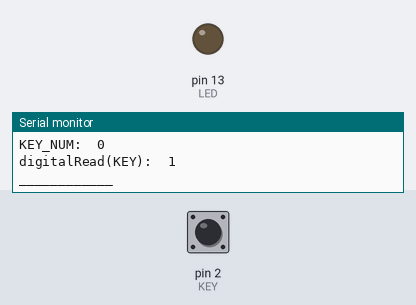
Recording of a sketch running on a simulated Arduino Uno, built with avr-gcc and run on an emulated ATmega328P. Parts: output pins drawn as LEDs (lit = HIGH), the last lines printed to the serial monitor. The test bench sets the inputs (shaded band); at power-on: pin 2 (KEY) HIGH.

Above: at 1.2 s.
1.3 s: pin 2 (KEY) pulled LOW for 0.15 s
At 2.5 s:
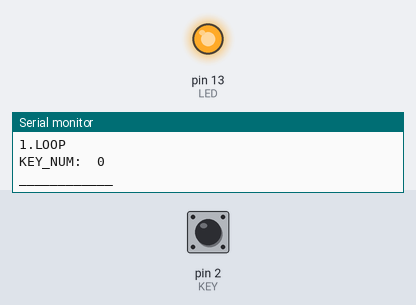
3.1 s: pin 2 (KEY) pulled LOW for 1 s
At 5.3 s:
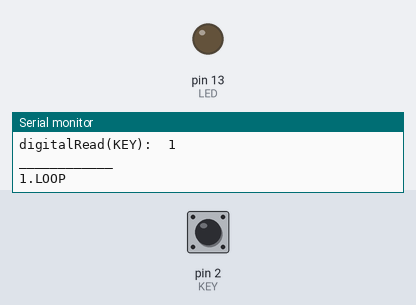
5.7 s: pin 2 (KEY) pulsed LOW 2 times (0.12 s each, 0.3 s apart)
At 7.6 s:
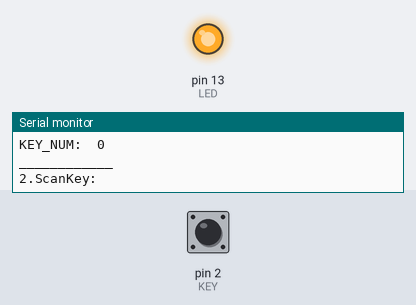
9.3 s: pin 2 (KEY) pulled LOW for 3.2 s
At 13.8 s:
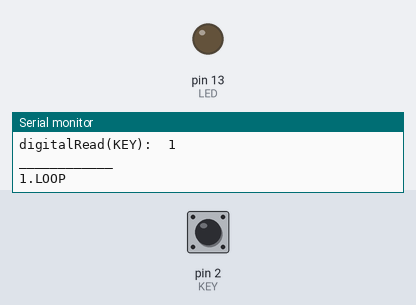
14.1 s: pin 2 (KEY) pulsed LOW 5 times (0.12 s each, 0.3 s apart)
At 15.1 s:
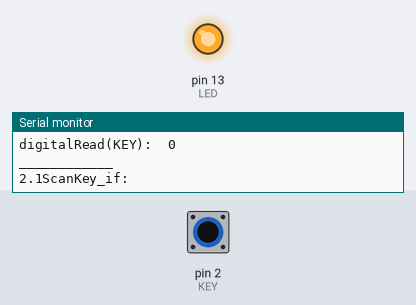
Timing chart, 0 to 17.1 s (numbered marks = the images above; inputs shaded):
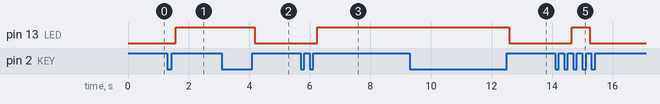

Measured:
- after the input at 1.3 s, pin 13 (LED): LOW → HIGH after 0.27 s
- after the input at 3.1 s, pin 13 (LED): HIGH → LOW after 1.1 s
- after the input at 5.7 s, pin 13 (LED): LOW → HIGH after 0.55 s
- after the input at 9.3 s, pin 13 (LED): HIGH → LOW after 3.3 s
- after the input at 14.1 s, pin 13 (LED): LOW → HIGH after 0.55 s, → LOW 0.60 s later

The sketch:

LESSON3.ino
```cpp
/******************************************************************************
----------------本例程仅供学习使用，未经作者允许，不得用于其他用途。-----------
------------------------版权所有，仿冒必究！-----------------------------------
----------------1.开发环境:Arduino IDE-----------------------------------------
----------------2.测试使用开发板型号：Arduino Leonardo or Arduino UNO R3-------
----------------3.单片机使用晶振：16M------------------------------------------
----------------4.淘宝网址：Ilovemcu.taobao.com--------------------------------
----------------------------epic-mcu.taobao.com--------------------------------
----------------5.作者：神秘藏宝室---------------------------------------------
******************************************************************************/
#define LED 13
#define KEY 2

int KEY_NUM = 0;			//按键键值存放变量，非1说明有按键按下

void setup()
{
  Serial.begin(9600);
  pinMode(LED,OUTPUT);					//定义LED为输出引脚
  pinMode(KEY,INPUT_PULLUP);		//定义KEY为带上拉输入引脚
  // Serial.flush();
}

void loop()
{
  ScanKey();						        //按键扫描程序，当按键按下时候，该子程序会修改KEY_NUM的值

  Serial.println("1.LOOP");
  Serial.print("KEY_NUM:  ");
  Serial.println(KEY_NUM);
  Serial.println("____________");

  if(KEY_NUM == 1)							//是否按键按下
  {
    Serial.println("************");
    Serial.print("digitalRead(LED):");
    Serial.println(digitalRead(LED));

    digitalWrite(LED,!digitalRead(LED));		//LED的状态翻转

    Serial.println("************");
    // Serial.print("digitalWrite(LED):    ");
    // Serial.println(digitalWrite(LED,!digitalRead(LED)));
    Serial.println(".               ");
  }
  //delay(1000) ;
}

//按键扫描程序
void ScanKey()
{
  KEY_NUM = 0;							      //清空变量

  Serial.println("2.ScanKey:    ");
  Serial.print("KEY_NUM:  ");
  Serial.println(KEY_NUM);
  Serial.print("digitalRead(KEY):  ");
  Serial.println(digitalRead(KEY));
  Serial.println("____________");

  if(digitalRead(KEY) == LOW)			//有按键按下
  {
    Serial.println("2.1ScanKey_if:    ");
    Serial.print("digitalRead(KEY):  ");
    Serial.println(digitalRead(KEY));
    Serial.println("____________");

    delay(20);						        //延时去抖动
    if(digitalRead(KEY) == LOW)		//有按键按下
    {

      Serial.println("2.2ScanKey_if_if:    ");
      Serial.print("KEY_NUM:  ");
      Serial.println(KEY_NUM);

      KEY_NUM = 1;				            //变量设置为1

      Serial.print("Change KEY_NUM:  ");
      Serial.println(KEY_NUM);
      Serial.println("____________");

      while(digitalRead(KEY) == LOW){
        Serial.println("END");
      };	//等待按键松手
    }
     Serial.println("____________");
  }
}


// int a=0;
// void setup() {
//   pinMode(7,INPUT);//设置数字引脚7为输出模式
//   pinMode(3,OUTPUT);
// }

// void loop() {
//   int i=digitalRead(7);  //读取端口7的状态，并赋值给i
//   if (a==0){  //当a的值为0时，意味着开关被按下了双数次
//     if (i==HIGH){  //如果开关被按下
//       delay(500);  //为了消除抖动
//       digitalWrite(3,HIGH);
//       a++;
//     }
//   }
//   else
//   if(a==1){  //当a的值为1时，意味着开关被按下了单数次
//     if(i==HIGH){
//       delay(500);
//       digitalWrite(3,LOW);
//       a--;
//     }
//   }
// }
```
